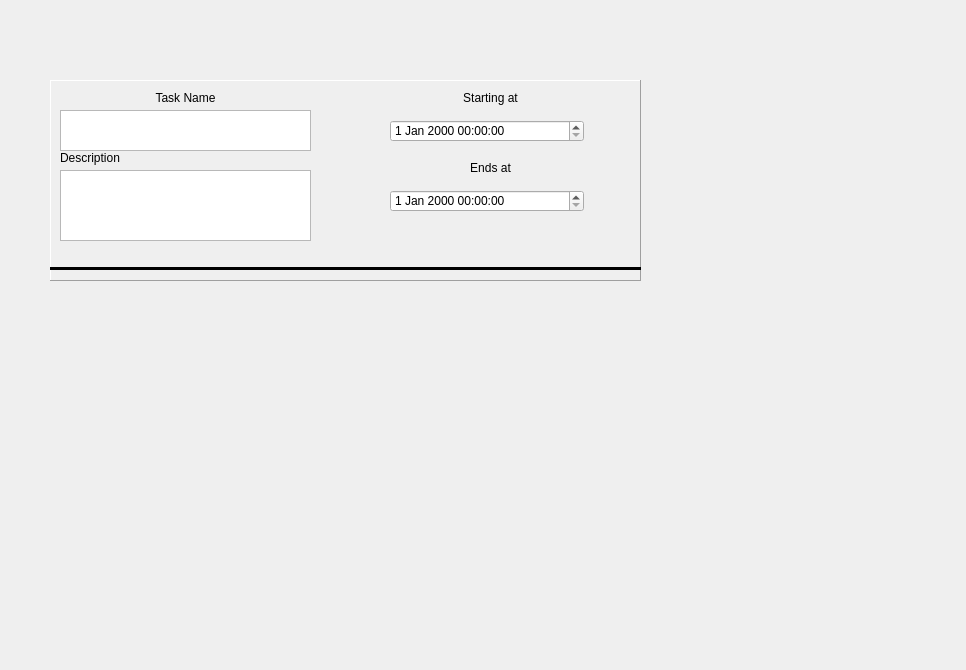
<?xml version="1.0" encoding="UTF-8"?>
<ui version="4.0">
 <class>Form</class>
 <widget class="QWidget" name="Form">
  <property name="geometry">
   <rect>
    <x>0</x>
    <y>0</y>
    <width>966</width>
    <height>670</height>
   </rect>
  </property>
  <property name="windowTitle">
   <string>Form</string>
  </property>
  <widget class="QFrame" name="frame">
   <property name="geometry">
    <rect>
     <x>50</x>
     <y>80</y>
     <width>591</width>
     <height>201</height>
    </rect>
   </property>
   <property name="frameShape">
    <enum>QFrame::Panel</enum>
   </property>
   <property name="frameShadow">
    <enum>QFrame::Raised</enum>
   </property>
   <widget class="QLabel" name="label">
    <property name="geometry">
     <rect>
      <x>100</x>
      <y>10</y>
      <width>71</width>
      <height>16</height>
     </rect>
    </property>
    <property name="text">
     <string>Task Name</string>
    </property>
    <property name="alignment">
     <set>Qt::AlignCenter</set>
    </property>
   </widget>
   <widget class="QTextEdit" name="textEdit">
    <property name="geometry">
     <rect>
      <x>10</x>
      <y>30</y>
      <width>251</width>
      <height>41</height>
     </rect>
    </property>
   </widget>
   <widget class="QTextEdit" name="textEdit_2">
    <property name="geometry">
     <rect>
      <x>10</x>
      <y>90</y>
      <width>251</width>
      <height>71</height>
     </rect>
    </property>
   </widget>
   <widget class="QLabel" name="label_2">
    <property name="geometry">
     <rect>
      <x>10</x>
      <y>70</y>
      <width>61</width>
      <height>16</height>
     </rect>
    </property>
    <property name="text">
     <string>Description</string>
    </property>
   </widget>
   <widget class="QDateTimeEdit" name="dateTimeEdit">
    <property name="geometry">
     <rect>
      <x>340</x>
      <y>40</y>
      <width>194</width>
      <height>22</height>
     </rect>
    </property>
   </widget>
   <widget class="QLabel" name="label_3">
    <property name="geometry">
     <rect>
      <x>410</x>
      <y>10</y>
      <width>61</width>
      <height>16</height>
     </rect>
    </property>
    <property name="text">
     <string>Starting at</string>
    </property>
    <property name="alignment">
     <set>Qt::AlignCenter</set>
    </property>
   </widget>
   <widget class="QDateTimeEdit" name="dateTimeEdit_2">
    <property name="geometry">
     <rect>
      <x>340</x>
      <y>110</y>
      <width>194</width>
      <height>22</height>
     </rect>
    </property>
   </widget>
   <widget class="QLabel" name="label_4">
    <property name="geometry">
     <rect>
      <x>410</x>
      <y>80</y>
      <width>61</width>
      <height>16</height>
     </rect>
    </property>
    <property name="text">
     <string>Ends at</string>
    </property>
    <property name="alignment">
     <set>Qt::AlignCenter</set>
    </property>
   </widget>
   <widget class="Line" name="line">
    <property name="geometry">
     <rect>
      <x>0</x>
      <y>180</y>
      <width>591</width>
      <height>16</height>
     </rect>
    </property>
    <property name="frameShadow">
     <enum>QFrame::Plain</enum>
    </property>
    <property name="lineWidth">
     <number>3</number>
    </property>
    <property name="orientation">
     <enum>Qt::Horizontal</enum>
    </property>
   </widget>
  </widget>
 </widget>
 <resources/>
 <connections/>
</ui>
